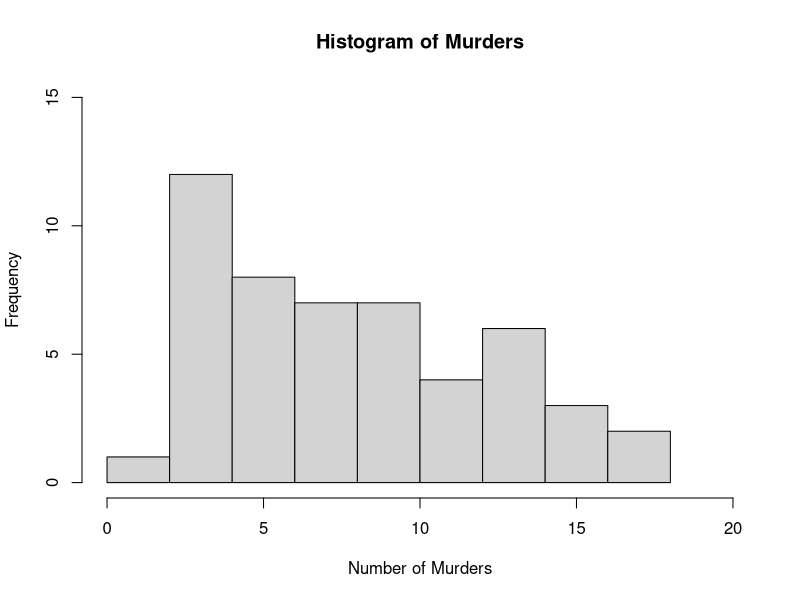
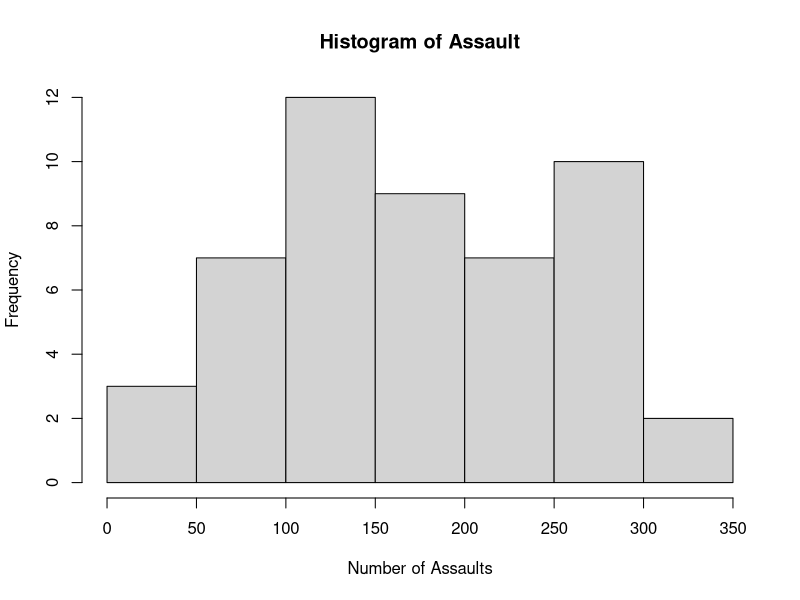
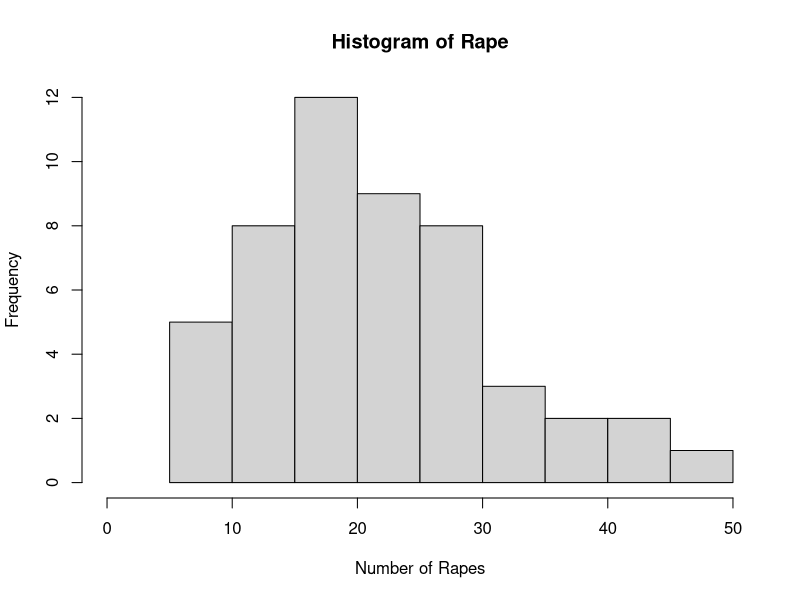
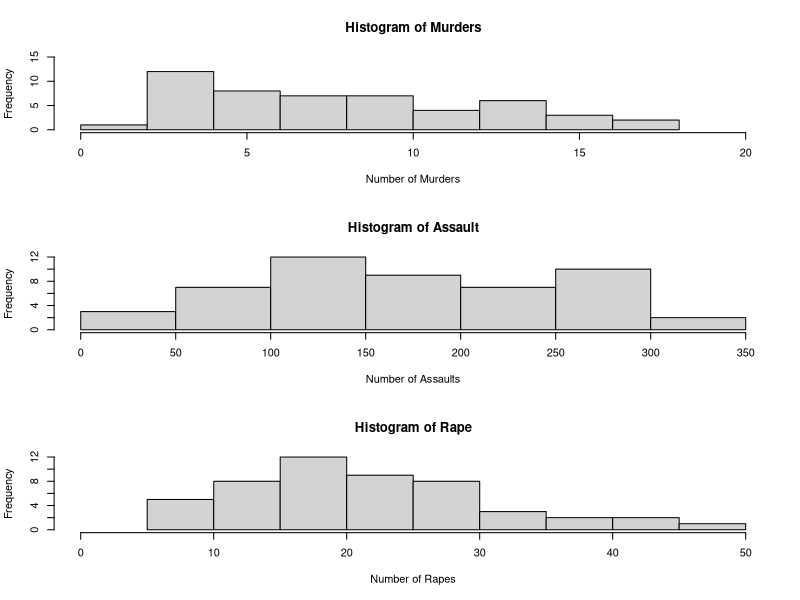

The R script that drew these images, in order:
## ---- chunk 1
knitr::opts_chunk$set(message=FALSE,warning=FALSE, cache=TRUE)
## ---- chunk 2
library(datasets)
## ---- chunk 3
dat <- USArrests
dat.untouched <- dat
## ---- chunk 4
dat$state <- tolower(rownames(USArrests))
## ---- chunk 5
names(dat)
## ---- chunk 6
?USArrests
## ---- chunk 7
class(dat$Murder)
## ---- chunk 8
hist(dat$Murder,
     main = "Histogram of Murders",
     xlab = "Number of Murders",
     ylab = "Frequency",
     xlim = c(0,20),
     ylim = c(0,15))
## ---- chunk 9
mean(dat$Murder)
median(dat$Murder)
summary(dat$Murder)
## ---- chunk 10
max(dat$Assault)
hist(dat$Assault,
     main = "Histogram of Assault",
     xlab = "Number of Assaults",
     ylab = "Frequency",
     xlim = c(0,350),
     ylim = c(0,12))
## ---- chunk 11
max(dat$Rape)
hist(dat$Rape,
     main = "Histogram of Rape",
     xlab = "Number of Rapes",
     ylab = "Frequency",
     xlim = c(0,50),
     ylim = c(0,12))
## ---- chunk 12
?par
## ---- chunk 13
par(mfrow=c(3,1))

hist(dat$Murder,
     main = "Histogram of Murders",
     xlab = "Number of Murders",
     ylab = "Frequency",
     xlim = c(0,20),
     ylim = c(0,15))

hist(dat$Assault,
     main = "Histogram of Assault",
     xlab = "Number of Assaults",
     ylab = "Frequency",
     xlim = c(0,350),
     ylim = c(0,12))

hist(dat$Rape,
     main = "Histogram of Rape",
     xlab = "Number of Rapes",
     ylab = "Frequency",
     xlim = c(0,50),
     ylim = c(0,12))
